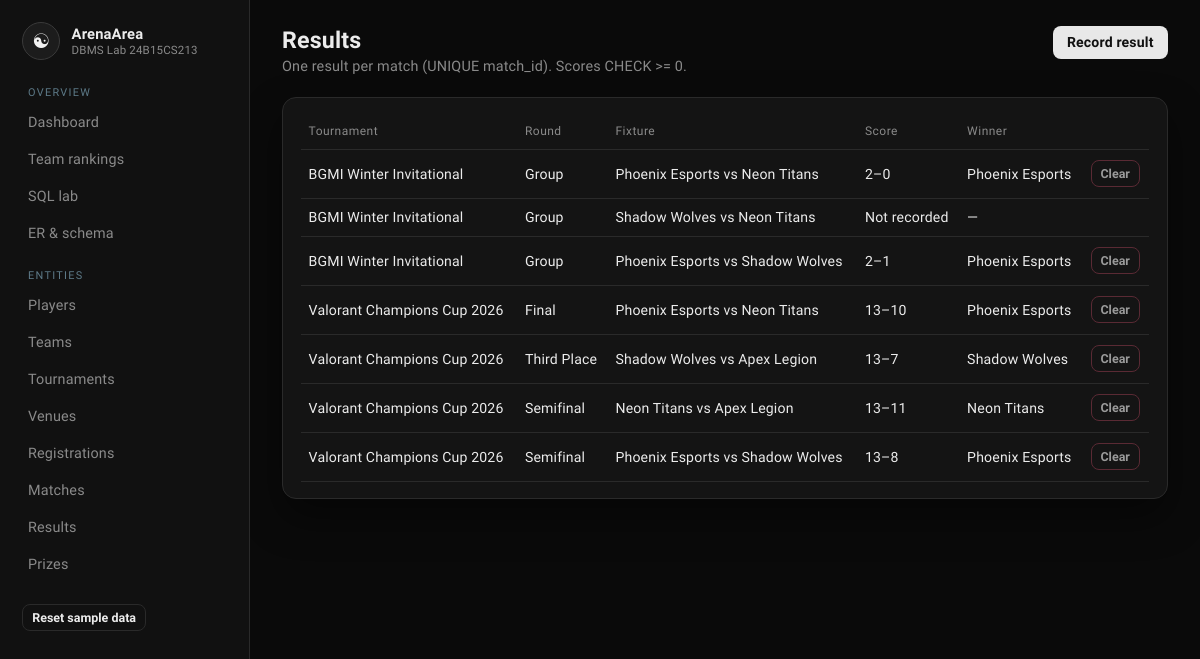
The app's page /results with its own data.
### tables this page shows
CREATE TABLE Result (
    result_id      INTEGER PRIMARY KEY AUTOINCREMENT,
    match_id       INTEGER NOT NULL UNIQUE,
    winner_team_id INTEGER,
    team1_score    INTEGER NOT NULL CHECK (team1_score >= 0),
    team2_score    INTEGER NOT NULL CHECK (team2_score >= 0),
    remarks        TEXT,
    FOREIGN KEY (match_id)       REFERENCES MatchEvent(match_id) ON DELETE CASCADE,
    FOREIGN KEY (winner_team_id) REFERENCES Team(team_id)
);

CREATE TABLE Tournament (
    tournament_id   INTEGER PRIMARY KEY AUTOINCREMENT,
    tournament_name TEXT    NOT NULL,
    game_title      TEXT    NOT NULL,
    start_date      TEXT    NOT NULL,
    end_date        TEXT    NOT NULL,
    status          TEXT    NOT NULL CHECK (status IN ('Upcoming', 'Ongoing', 'Completed')),
    organizer_name  TEXT    NOT NULL,
    max_teams       INTEGER NOT NULL CHECK (max_teams >= 2),
    CHECK (end_date >= start_date)
);

CREATE TABLE MatchEvent (
    match_id      INTEGER PRIMARY KEY AUTOINCREMENT,
    tournament_id INTEGER NOT NULL,
    team1_id      INTEGER NOT NULL,
    team2_id      INTEGER NOT NULL,
    venue_id      INTEGER NOT NULL,
    match_date    TEXT    NOT NULL,
    round_name    TEXT    NOT NULL
                          CHECK (round_name IN ('Group', 'Quarterfinal', 'Semifinal', 'Final', 'Third Place')),
    status        TEXT    NOT NULL DEFAULT 'Scheduled'
                          CHECK (status IN ('Scheduled', 'Live', 'Completed', 'Cancelled')),
    CHECK (team1_id <> team2_id),
    FOREIGN KEY (tournament_id) REFERENCES Tournament(tournament_id) ON DELETE CASCADE,
    FOREIGN KEY (team1_id)      REFERENCES Team(team_id),
    FOREIGN KEY (team2_id)      REFERENCES Team(team_id),
    FOREIGN KEY (venue_id)      REFERENCES Venue(venue_id)
);

CREATE TABLE Team (
    team_id      INTEGER PRIMARY KEY AUTOINCREMENT,
    team_name    TEXT    NOT NULL UNIQUE,
    coach_name   TEXT    NOT NULL,
    founded_year INTEGER NOT NULL CHECK (founded_year BETWEEN 2000 AND 2100),
    status       TEXT    NOT NULL DEFAULT 'Active'
                         CHECK (status IN ('Active', 'Inactive'))
);

### app.py (the view)
@app.route("/results")
def results_list():
    rows = query("SELECT * FROM v_match_results ORDER BY match_date DESC")
    return render_template("results.html", rows=rows)

### app.py (called while the page is built)
def get_db():
    if "db" not in g:
        g.db = sqlite3.connect(DB_PATH)
        g.db.row_factory = sqlite3.Row
        g.db.execute("PRAGMA foreign_keys = ON")
    return g.db

def query(sql, args=(), one=False):
    cur = get_db().execute(sql, args)
    rows = cur.fetchall()
    cur.close()
    return (rows[0] if rows else None) if one else rows

### templates/results.html (shortened to what this page needs)
{% extends "base.html" %}
{% block content %}
<div class="topbar">
  <div><h2>Results</h2><p>One result per match (UNIQUE match_id). Scores CHECK >= 0.</p></div>
  <a class="btn" href="{{ url_for('result_new') }}">Record result</a>
</div>
<div class="card">
<table>
  <thead><tr><th>Tournament</th><th>Round</th><th>Fixture</th><th>Score</th><th>Winner</th><th></th></tr></thead>
  <tbody>
  {% for r in rows %}
    <tr>
      <td>{{ r.tournament_name }}</td>
      <td>{{ r.round_name }}</td>
      <td>{{ r.team1 }} vs {{ r.team2 }}</td>
      <td>{% if r.team1_score is not none %}{{ r.team1_score }}–{{ r.team2_score }}{% else %}Not recorded{% endif %}</td>
      <td>{{ r.winner or '—' }}</td>
      <td>
        {% if r.team1_score is not none %}
        <form action="{{ url_for('result_delete', match_id=r.match_id) }}" method="post">
          <button class="btn danger small" type="submit">Clear</button>
        </form>
        {% endif %}
      </td>
    </tr>
  {% endfor %}
  </tbody>
</table>
</div>
{% endblock %}

### static/style.css (style rules this page uses)
:root { --bg: #0a0a0a; --panel: #141414; --panel-2: #1a1a1a; --line: #2a2a2a; --text: #ececec; --muted: #8a8a8a; --mint: #cfcfcf; --mint-dim: #3a3a3a; --coral: #9a9a9a; --gold: #d0d0d0; --blue: #b8b8b8; --shadow: 0 18px 40px rgba(0, 0, 0, 0.45); }
* { box-sizing: border-box; }
html, body { margin: 0; min-height: 100%; }
body { font-family: "Sora", sans-serif; background: var(--bg); color: var(--text); letter-spacing: 0.01em; }
a { color: var(--mint); text-decoration: none; }
.topbar { display: flex; justify-content: space-between; align-items: flex-start; gap: 1rem; margin-bottom: 1.4rem; }
.topbar h2 { margin: 0 0 0.25rem; font-size: 1.45rem; }
.topbar p { margin: 0; color: var(--muted); font-size: 0.9rem; }
.btn, button.btn, input[type="submit"] { border: 0; background: #e8e8e8; color: #111; font-weight: 600; padding: 0.55rem 0.9rem; border-radius: 8px; cursor: pointer; font-family: inherit; font-size: 0.88rem; }
.btn.danger, button.danger { background: transparent; color: var(--coral); border: 1px solid #5a2a34; }
.btn.small, button.small { padding: 0.32rem 0.55rem; font-size: 0.78rem; }
.card { background: var(--panel); border: 1px solid var(--line); border-radius: 14px; padding: 1rem 1.1rem; box-shadow: var(--shadow); }
table { width: 100%; border-collapse: collapse; font-size: 0.88rem; }
th, td { text-align: left; padding: 0.65rem 0.5rem; border-bottom: 1px solid var(--line); vertical-align: middle; }
th { color: var(--muted); font-weight: 500; font-size: 0.75rem; letter-spacing: 0.04em; }

### records on screen
Result: tournament_name "BGMI Winter Invitational", round_name "Group", team1 "Phoenix Esports", team2 "Neon Titans", team1_score "2", team2_score "0", team_name "Phoenix Esports"
MatchEvent: tournament_name "BGMI Winter Invitational", round_name "Group", team1 "Shadow Wolves", team2 "Neon Titans", shows "Not recorded", winner "—"
Result: tournament_name "BGMI Winter Invitational", round_name "Group", team1 "Phoenix Esports", team2 "Shadow Wolves", team1_score "2", team2_score "1", team_name "Phoenix Esports"
Result: tournament_name "Valorant Champions Cup 2026", round_name "Final", team1 "Phoenix Esports", team2 "Neon Titans", team1_score "13", team2_score "10", team_name "Phoenix Esports"
Result: tournament_name "Valorant Champions Cup 2026", round_name "Third Place", team1 "Shadow Wolves", team2 "Apex Legion", team1_score "13", team2_score "7", team_name "Shadow Wolves"
Result: tournament_name "Valorant Champions Cup 2026", round_name "Semifinal", team1 "Neon Titans", team2 "Apex Legion", team1_score "13", team2_score "11", team_name "Neon Titans"
Result: tournament_name "Valorant Champions Cup 2026", round_name "Semifinal", team1 "Phoenix Esports", team2 "Shadow Wolves", team1_score "13", team2_score "8", team_name "Phoenix Esports"
